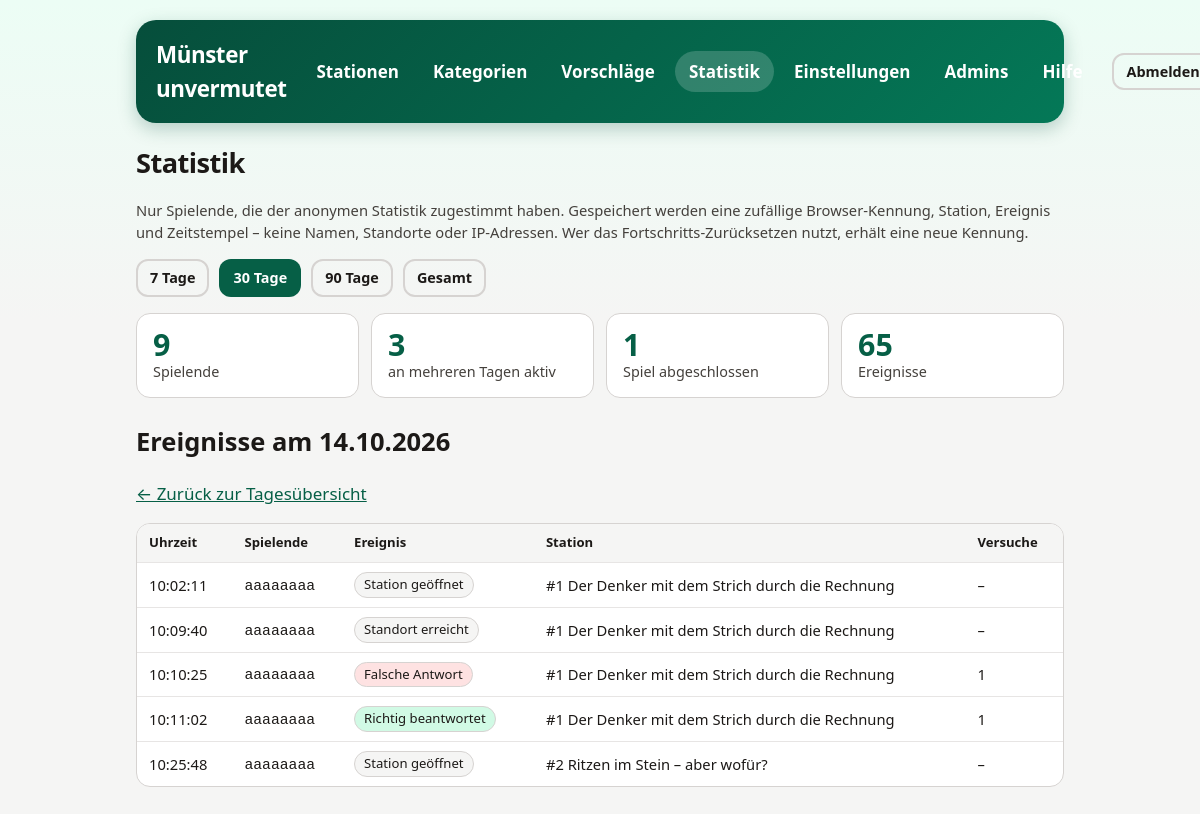
Screenshot of /admin/statistics.php?days=30&day=2026-10-14 (signed in) with the database file from the repository.
### tables this page shows
CREATE TABLE stat_events (
    id INTEGER PRIMARY KEY AUTOINCREMENT,
    player_id TEXT NOT NULL,
    station_id TEXT,
    event TEXT NOT NULL
        CHECK (event IN ('opened', 'location_verified', 'hint_used', 'wrong_answer', 'solution_shown', 'solved', 'game_completed')),
    attempts INTEGER,
    created_at TEXT NOT NULL
);

CREATE TABLE stations (
    id TEXT PRIMARY KEY,
    number INTEGER NOT NULL,
    title TEXT NOT NULL,
    hint TEXT NOT NULL,
    lat NUMERIC NOT NULL,
    lon NUMERIC NOT NULL,
    correct_option_index INTEGER NOT NULL,
    solution_title TEXT NOT NULL,
    solution_caption TEXT,
    info TEXT NOT NULL,
    task_image TEXT NOT NULL,
    solution_image TEXT,
    category TEXT NOT NULL,
    status TEXT NOT NULL DEFAULT 'published'
        CHECK (status IN ('published', 'archived')),
    created_at TEXT NOT NULL,
    updated_at TEXT NOT NULL
, teaser_text TEXT);

### admin/statistics.php (the view, shortened to what this page needs)
<?php
require __DIR__ . '/_bootstrap.php';
$ranges = [7 => '7 Tage', 30 => '30 Tage', 90 => '90 Tage', 0 => 'Gesamt'];
$days = isset($_GET['days']) && array_key_exists((int) $_GET['days'], $ranges) ? (int) $_GET['days'] : 30;
$from = $days > 0 ? date('Y-m-d', strtotime('-' . ($days - 1) . ' days')) : '0000-00-00';
$day = is_string($_GET['day'] ?? null) && preg_match('/^\d{4}-\d{2}-\d{2}$/', $_GET['day']) ? $_GET['day'] : null;
$pdo = db();
function stat_value(PDO $pdo, string $sql, array $params): int
{
    $stmt = $pdo->prepare($sql);
    $stmt->execute($params);
    return (int) $stmt->fetchColumn();
}
$players = stat_value($pdo, 'SELECT COUNT(DISTINCT player_id) FROM stat_events WHERE substr(created_at, 1, 10) >= ?', [$from]);
$eventCount = stat_value($pdo, 'SELECT COUNT(*) FROM stat_events WHERE substr(created_at, 1, 10) >= ?', [$from]);
$completed = stat_value($pdo, "SELECT COUNT(DISTINCT player_id) FROM stat_events WHERE event = 'game_completed' AND substr(created_at, 1, 10) >= ?", [$from]);
$returning = stat_value(
    $pdo,
    'SELECT COUNT(*) FROM (SELECT player_id FROM stat_events WHERE substr(created_at, 1, 10) >= ? GROUP BY player_id HAVING COUNT(DISTINCT substr(created_at, 1, 10)) > 1)',
    [$from]
);
$dayEvents = [];
if ($day !== null) {
    $stmt = $pdo->prepare('SELECT e.created_at, e.player_id, e.event, e.attempts, s.number, s.title
        FROM stat_events e LEFT JOIN stations s ON s.id = e.station_id
        WHERE substr(e.created_at, 1, 10) = ? ORDER BY e.id');
    $stmt->execute([$day]);
    $dayEvents = $stmt->fetchAll();
}
function stat_date(string $day): string
{
    $time = strtotime($day);
    return $time ? date('d.m.Y', $time) : $day;
}
?>
<h1 class="admin-title">Statistik</h1>
<p class="task-intro">Nur Spielende, die der anonymen Statistik zugestimmt haben. Gespeichert werden eine zufällige Browser-Kennung, Station, Ereignis und Zeitstempel – keine Namen, Standorte oder IP-Adressen. Wer das Fortschritts-Zurücksetzen nutzt, erhält eine neue Kennung.</p>
<nav class="admin-toolbar" aria-label="Zeitraum">
  <?php foreach ($ranges as $value => $label): ?>
    <a class="btn small<?= $value === $days ? '' : ' secondary' ?>" href="statistics.php?days=<?= $value ?>"<?= $value === $days ? ' aria-current="true"' : '' ?>><?= h($label) ?></a>
  <?php endforeach; ?>
</nav>
<div class="stat-kpis">
  <div class="stat-kpi"><b><?= $players ?></b><span>Spielende</span></div>
  <div class="stat-kpi"><b><?= $returning ?></b><span>an mehreren Tagen aktiv</span></div>
  <div class="stat-kpi"><b><?= $completed ?></b><span>Spiel abgeschlossen</span></div>
  <div class="stat-kpi"><b><?= $eventCount ?></b><span>Ereignisse</span></div>
</div>
<?php if ($day !== null): ?>
  <h2>Ereignisse am <?= h(stat_date($day)) ?></h2>
  <p><a href="statistics.php?days=<?= $days ?>">← Zurück zur Tagesübersicht</a></p>
  <?php if (!$dayEvents): ?><p>Keine Ereignisse an diesem Tag.</p><?php else: ?>
  <div class="stat-table-wrap"><table class="stat-table">
    <thead><tr><th>Uhrzeit</th><th>Spielende</th><th>Ereignis</th><th>Station</th><th>Versuche</th></tr></thead>
    <tbody>
    <?php foreach ($dayEvents as $e): ?>
      <tr>
        <td><?= h(substr((string) $e['created_at'], 11, 8)) ?></td>
        <td><code><?= h(substr((string) $e['player_id'], 0, 8)) ?></code></td>
        <td><span class="stat-event stat-event--<?= h($e['event']) ?>"><?= h(EVENT_LABELS[$e['event']] ?? $e['event']) ?></span></td>
        <td><?= $e['title'] !== null ? h('#' . $e['number'] . ' ' . $e['title']) : '–' ?></td>
        <td><?= $e['attempts'] !== null ? (int) $e['attempts'] : '–' ?></td>
      </tr>
    <?php endforeach; ?>
    </tbody>
  </table></div>
  <?php endif; ?>
<?php endif; ?>

### admin/admin.css (style rules this page uses)
:root { font-family: system-ui, -apple-system, 'Segoe UI', sans-serif; color-scheme: light dark; --green: #065f46; --green-dark: #064e3b; --green-soft: #ecfdf5; --ink: #1c1917; --muted: #44403c; --bg: #f5f5f4; --bg-top: #ecfdf5; --surface: #fff; --surface-alt: #f5f5f4; --border: #d6d3d1; --border-soft: #e7e5e4; --link: #065f46; --focus: #f59e0b; --danger: #b91c1c; --danger-soft: #fee2e2; --ok-soft: #d1fae5; --hero-from: #064e3b; --hero-to: #047857; --hero-text: #d1fae5; --cat: #065f46; --cat-soft: #ecfdf5; --shadow: rgba(6, 78, 59, 0.25); }
* { box-sizing: border-box; }
body { margin: 0; background: linear-gradient(180deg, var(--bg-top) 0, var(--bg) 320px) no-repeat var(--bg); color: var(--ink); font-size: 1.0625rem; line-height: 1.5; }
a { color: var(--link); }
h1.admin-title { font-size: 1.7rem; letter-spacing: -0.02em; margin: 0 0 4px; color: var(--ink); }
.admin-toolbar { display: flex; flex-wrap: wrap; gap: 10px; align-items: center; margin: 16px 0; }
button, .btn { cursor: pointer; font: inherit; font-size: 1rem; font-weight: 600; min-height: 44px; padding: 10px 18px; border-radius: 12px; border: 2px solid transparent; text-decoration: none; display: inline-flex; align-items: center; justify-content: center; gap: 6px; background: var(--green); color: #fff; transition: transform 0.18s ease, background-color 0.18s ease; }
button.secondary, .btn.secondary, .back-button { background: transparent; color: var(--ink); border-color: var(--border); font-weight: 700; }
button.small, .btn.small { min-height: 36px; padding: 6px 12px; font-size: 0.9rem; }
.task-intro, .muted { color: var(--muted); font-size: 0.92rem; }
.stat-kpis { display: grid; grid-template-columns: repeat(auto-fit, minmax(150px, 1fr)); gap: 12px; margin: 0 0 24px; }
.stat-kpi { background: var(--surface); border: 1px solid var(--border); border-radius: 14px; padding: 14px 16px; display: flex; flex-direction: column; }
.stat-kpi b { font-size: 1.9rem; line-height: 1.1; color: var(--green); }
.stat-kpi span { color: var(--muted); font-size: 0.9rem; }
.stat-table-wrap { overflow-x: auto; margin: 0 0 12px; border: 1px solid var(--border); border-radius: 14px; background: var(--surface); }
.stat-table { width: 100%; border-collapse: collapse; font-size: 0.92rem; }
.stat-table th, .stat-table td { padding: 9px 12px; text-align: left; border-bottom: 1px solid var(--border-soft); white-space: nowrap; }
.stat-table th { background: var(--surface-alt); font-size: 0.82rem; }
.stat-table tbody tr:last-child td { border-bottom: 0; }
.stat-event { display: inline-block; padding: 2px 9px; border-radius: 999px; background: var(--surface-alt); border: 1px solid var(--border); font-size: 0.82rem; }
.stat-event--solved, .stat-event--game_completed { background: var(--ok-soft); }
.stat-event--wrong_answer { background: var(--danger-soft); }

### rows the page displays
stat_events: created_at "10:02:11", player "aaaaaaaa", event "Station geöffnet", station.title "#1 Der Denker mit dem Strich durch die Rechnung"
stat_events: created_at "10:09:40", player "aaaaaaaa", event "Standort erreicht", station.title "#1 Der Denker mit dem Strich durch die Rechnung"
stat_events: created_at "10:10:25", player "aaaaaaaa", event "Falsche Antwort", station.title "#1 Der Denker mit dem Strich durch die Rechnung", attempts "1"
stat_events: created_at "10:11:02", player "aaaaaaaa", event "Richtig beantwortet", station.title "#1 Der Denker mit dem Strich durch die Rechnung", attempts "1"
stat_events: created_at "10:25:48", player "aaaaaaaa", event "Station geöffnet", station.title "#2 Ritzen im Stein – aber wofür?"

### other values shown
$label "Stationen"
$label "Kategorien"
$label "Vorschläge"
$label "Statistik"
$label "Einstellungen"
$label "Admins"
$label "Hilfe"
$label "7 Tage"
$label "30 Tage"
$label "90 Tage"
$label "Gesamt"
$players "9"
$returning "3"
$completed "1"
$eventCount "65"
